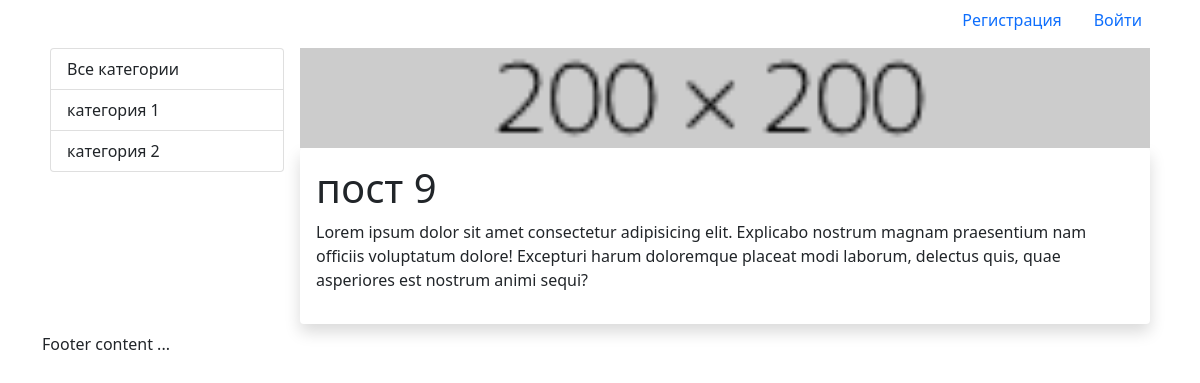
The page /post/post-9/ on the database as committed earlier.
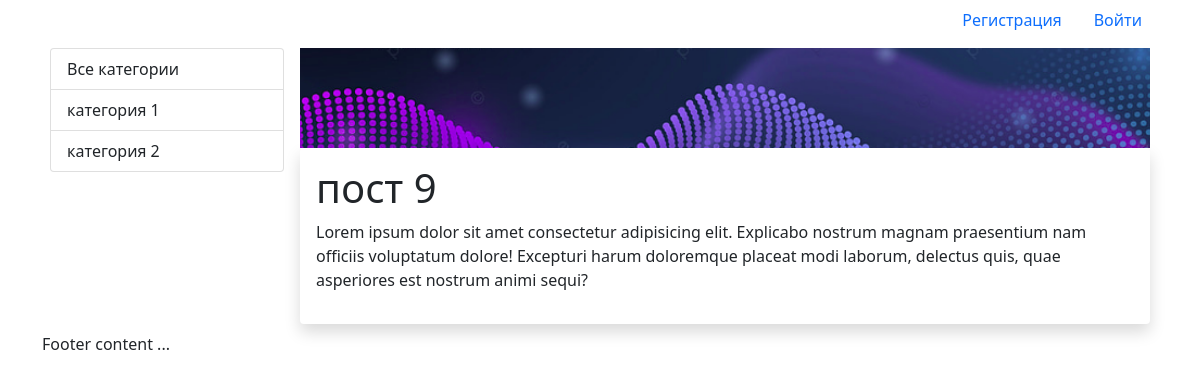
The same page on the database as committed later.
### blog/models.py (models this page shows, shortened)
class Post(models.Model):
    title = models.CharField(max_length=255, verbose_name="Заголовок")
    slug = models.SlugField(max_length=255, unique=True, db_index=True, verbose_name="URL")
    content = models.TextField(blank=True, verbose_name="Текст поста")
    photo = models.ImageField(upload_to="photos/%Y/%m/%d/", verbose_name="Фото")
    time_create = models.DateTimeField(auto_now_add=True, verbose_name="Время создания")
    time_update = models.DateTimeField(auto_now=True, verbose_name="Время изменения")
    is_published = models.BooleanField(default=True, verbose_name="Публикация")
    cat = models.ForeignKey('Category', on_delete=models.PROTECT, verbose_name="Категория")
    def __str__(self):
        return self.title
    class Meta:
        verbose_name = 'Пост'
        verbose_name_plural = 'Посты'
        ordering = ['-time_create', 'title']

### blog/views.py (the view)
# urls.py: path('post/<slug:post_slug>/', ShowPost.as_view(), name='post'),
class ShowPost(DataMixin, DetailView):
    model = Post
    template_name = 'blog/post.html'
    slug_url_kwarg = 'post_slug'
    context_object_name = 'post'
    def get_context_data(self, *, object_list=None, **kwargs):
        context = super().get_context_data(**kwargs)
        c_def = self.get_user_context(title=context['post'], cat_selected='')
        return dict(list(context.items())+list(c_def.items()))

### app/utils.py (called while the page is built)
    def get_user_context(self, **kwargs):
        context = kwargs
        cats = Category.objects.all()
        user_menu = menu.copy()
        if not self.request.user.is_authenticated:
            user_menu.pop(0)
            user_menu.pop(2)
        else:
            user_menu.pop(1)
            user_menu.pop(1)
        context['menu'] = user_menu
        context['cats'] = cats
        if 'cat_selected' not in context:
            context['cat_selected'] = 0
        return context

### blog/models.py (called while the page is built)
    def get_absolute_url(self):
        return reverse('category', kwargs={'cat_slug': self.slug})

### blog/templatetags/blog_tags.py (called while the page is built)
@register.inclusion_tag('blog/list_categories.html')
def show_categories(sort=None, cat_selected=0):
    if not sort:
        cats = Category.objects.all()
    else:
        cats = Category.objects.order_by(sort)
    return {"cats": cats, "cat_selected": cat_selected}

### blog/templates/blog/post.html (shortened to what this page needs)
{% extends 'app/base.html' %} {% block content %} {% if post.photo %}
<img
  style="height: 100px; object-fit: cover; width: 100%"
  src="{{post.photo.url}}"
/>
{% endif %}
<div class="p-3 shadow bg-white rounded">
  <h1>{{post.title}}</h1>
  {{post.content|linebreaks}} {% endblock %}

Rows that differ between the two databases and show on the page:
changed Post "пост 9": photo: a different picture
